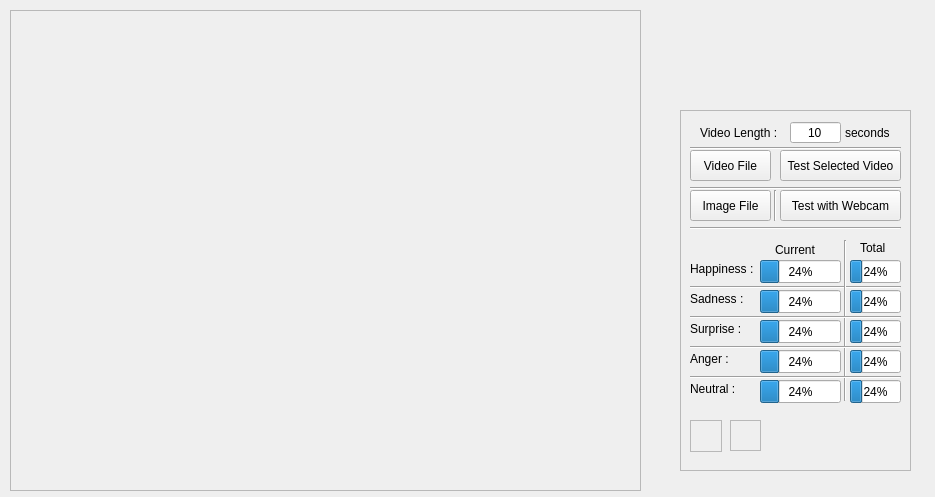
<?xml version="1.0" encoding="UTF-8"?>
<ui version="4.0">
 <class>Form</class>
 <widget class="QWidget" name="Form">
  <property name="windowModality">
   <enum>Qt::WindowModal</enum>
  </property>
  <property name="geometry">
   <rect>
    <x>0</x>
    <y>0</y>
    <width>935</width>
    <height>497</height>
   </rect>
  </property>
  <property name="windowTitle">
   <string>DeepFED Deep Facial Emotion Detection</string>
  </property>
  <widget class="QFrame" name="frame">
   <property name="geometry">
    <rect>
     <x>10</x>
     <y>10</y>
     <width>631</width>
     <height>481</height>
    </rect>
   </property>
   <property name="frameShape">
    <enum>QFrame::StyledPanel</enum>
   </property>
   <property name="frameShadow">
    <enum>QFrame::Raised</enum>
   </property>
  </widget>
  <widget class="QProgressBar" name="progressBar_05">
   <property name="geometry">
    <rect>
     <x>760</x>
     <y>350</y>
     <width>81</width>
     <height>23</height>
    </rect>
   </property>
   <property name="value">
    <number>24</number>
   </property>
  </widget>
  <widget class="QPushButton" name="btnFoto">
   <property name="enabled">
    <bool>true</bool>
   </property>
   <property name="geometry">
    <rect>
     <x>690</x>
     <y>190</y>
     <width>81</width>
     <height>31</height>
    </rect>
   </property>
   <property name="text">
    <string>Image File</string>
   </property>
  </widget>
  <widget class="QProgressBar" name="progressBar_01">
   <property name="geometry">
    <rect>
     <x>760</x>
     <y>380</y>
     <width>81</width>
     <height>23</height>
    </rect>
   </property>
   <property name="value">
    <number>24</number>
   </property>
  </widget>
  <widget class="QProgressBar" name="progressBar_03">
   <property name="geometry">
    <rect>
     <x>760</x>
     <y>290</y>
     <width>81</width>
     <height>23</height>
    </rect>
   </property>
   <property name="value">
    <number>24</number>
   </property>
  </widget>
  <widget class="QProgressBar" name="progressBar_02">
   <property name="geometry">
    <rect>
     <x>760</x>
     <y>260</y>
     <width>81</width>
     <height>23</height>
    </rect>
   </property>
   <property name="value">
    <number>24</number>
   </property>
  </widget>
  <widget class="QProgressBar" name="progressBar_04">
   <property name="geometry">
    <rect>
     <x>760</x>
     <y>320</y>
     <width>81</width>
     <height>23</height>
    </rect>
   </property>
   <property name="value">
    <number>24</number>
   </property>
  </widget>
  <widget class="QFrame" name="frame3">
   <property name="geometry">
    <rect>
     <x>730</x>
     <y>420</y>
     <width>31</width>
     <height>31</height>
    </rect>
   </property>
   <property name="frameShape">
    <enum>QFrame::StyledPanel</enum>
   </property>
   <property name="frameShadow">
    <enum>QFrame::Raised</enum>
   </property>
  </widget>
  <widget class="QLabel" name="label_3">
   <property name="geometry">
    <rect>
     <x>690</x>
     <y>380</y>
     <width>71</width>
     <height>17</height>
    </rect>
   </property>
   <property name="text">
    <string>Neutral :</string>
   </property>
  </widget>
  <widget class="QLabel" name="label_7">
   <property name="geometry">
    <rect>
     <x>690</x>
     <y>350</y>
     <width>71</width>
     <height>17</height>
    </rect>
   </property>
   <property name="text">
    <string>Anger :</string>
   </property>
  </widget>
  <widget class="QLabel" name="label_2">
   <property name="geometry">
    <rect>
     <x>690</x>
     <y>260</y>
     <width>71</width>
     <height>17</height>
    </rect>
   </property>
   <property name="text">
    <string>Happiness :</string>
   </property>
  </widget>
  <widget class="QLabel" name="label_4">
   <property name="geometry">
    <rect>
     <x>690</x>
     <y>320</y>
     <width>71</width>
     <height>17</height>
    </rect>
   </property>
   <property name="text">
    <string>Surprise :</string>
   </property>
  </widget>
  <widget class="QPushButton" name="btnCam">
   <property name="geometry">
    <rect>
     <x>780</x>
     <y>190</y>
     <width>121</width>
     <height>31</height>
    </rect>
   </property>
   <property name="text">
    <string>Test with Webcam</string>
   </property>
  </widget>
  <widget class="QFrame" name="frame2">
   <property name="geometry">
    <rect>
     <x>690</x>
     <y>420</y>
     <width>32</width>
     <height>32</height>
    </rect>
   </property>
   <property name="frameShape">
    <enum>QFrame::StyledPanel</enum>
   </property>
   <property name="frameShadow">
    <enum>QFrame::Raised</enum>
   </property>
  </widget>
  <widget class="QLabel" name="label">
   <property name="geometry">
    <rect>
     <x>690</x>
     <y>290</y>
     <width>71</width>
     <height>17</height>
    </rect>
   </property>
   <property name="text">
    <string>Sadness :</string>
   </property>
  </widget>
  <widget class="QLabel" name="label_6">
   <property name="enabled">
    <bool>true</bool>
   </property>
   <property name="geometry">
    <rect>
     <x>650</x>
     <y>0</y>
     <width>301</width>
     <height>501</height>
    </rect>
   </property>
   <property name="frameShape">
    <enum>QFrame::NoFrame</enum>
   </property>
   <property name="frameShadow">
    <enum>QFrame::Plain</enum>
   </property>
   <property name="text">
    <string/>
   </property>
   <property name="pixmap">
    <pixmap>torchback.png</pixmap>
   </property>
   <property name="scaledContents">
    <bool>true</bool>
   </property>
  </widget>
  <widget class="QLabel" name="duygular">
   <property name="enabled">
    <bool>true</bool>
   </property>
   <property name="geometry">
    <rect>
     <x>680</x>
     <y>110</y>
     <width>231</width>
     <height>361</height>
    </rect>
   </property>
   <property name="autoFillBackground">
    <bool>true</bool>
   </property>
   <property name="frameShape">
    <enum>QFrame::StyledPanel</enum>
   </property>
   <property name="frameShadow">
    <enum>QFrame::Plain</enum>
   </property>
   <property name="text">
    <string/>
   </property>
   <property name="scaledContents">
    <bool>true</bool>
   </property>
  </widget>
  <widget class="QLabel" name="label_5">
   <property name="geometry">
    <rect>
     <x>650</x>
     <y>10</y>
     <width>271</width>
     <height>71</height>
    </rect>
   </property>
   <property name="maximumSize">
    <size>
     <width>99999</width>
     <height>99999</height>
    </size>
   </property>
   <property name="text">
    <string/>
   </property>
   <property name="pixmap">
    <pixmap>torch.png</pixmap>
   </property>
   <property name="scaledContents">
    <bool>true</bool>
   </property>
  </widget>
  <widget class="QPushButton" name="btnVideo">
   <property name="geometry">
    <rect>
     <x>780</x>
     <y>150</y>
     <width>121</width>
     <height>31</height>
    </rect>
   </property>
   <property name="text">
    <string>Test Selected Video</string>
   </property>
  </widget>
  <widget class="QPushButton" name="btnVideoSec">
   <property name="geometry">
    <rect>
     <x>690</x>
     <y>150</y>
     <width>81</width>
     <height>31</height>
    </rect>
   </property>
   <property name="text">
    <string>Video File</string>
   </property>
  </widget>
  <widget class="Line" name="line">
   <property name="geometry">
    <rect>
     <x>690</x>
     <y>218</y>
     <width>211</width>
     <height>20</height>
    </rect>
   </property>
   <property name="orientation">
    <enum>Qt::Horizontal</enum>
   </property>
  </widget>
  <widget class="Line" name="line_2">
   <property name="geometry">
    <rect>
     <x>690</x>
     <y>178</y>
     <width>211</width>
     <height>20</height>
    </rect>
   </property>
   <property name="orientation">
    <enum>Qt::Horizontal</enum>
   </property>
  </widget>
  <widget class="Line" name="line_3">
   <property name="geometry">
    <rect>
     <x>690</x>
     <y>138</y>
     <width>211</width>
     <height>20</height>
    </rect>
   </property>
   <property name="orientation">
    <enum>Qt::Horizontal</enum>
   </property>
  </widget>
  <widget class="Line" name="line_4">
   <property name="geometry">
    <rect>
     <x>765</x>
     <y>190</y>
     <width>20</width>
     <height>31</height>
    </rect>
   </property>
   <property name="orientation">
    <enum>Qt::Vertical</enum>
   </property>
  </widget>
  <widget class="QLineEdit" name="lineEditvideoSure">
   <property name="geometry">
    <rect>
     <x>790</x>
     <y>122</y>
     <width>51</width>
     <height>21</height>
    </rect>
   </property>
   <property name="text">
    <string>10</string>
   </property>
   <property name="alignment">
    <set>Qt::AlignCenter</set>
   </property>
  </widget>
  <widget class="QLabel" name="label_8">
   <property name="geometry">
    <rect>
     <x>700</x>
     <y>123</y>
     <width>91</width>
     <height>20</height>
    </rect>
   </property>
   <property name="text">
    <string>Video Length :</string>
   </property>
  </widget>
  <widget class="QLabel" name="label_9">
   <property name="geometry">
    <rect>
     <x>845</x>
     <y>125</y>
     <width>51</width>
     <height>16</height>
    </rect>
   </property>
   <property name="text">
    <string>seconds</string>
   </property>
  </widget>
  <widget class="QLabel" name="label_10">
   <property name="geometry">
    <rect>
     <x>775</x>
     <y>240</y>
     <width>51</width>
     <height>20</height>
    </rect>
   </property>
   <property name="text">
    <string>Current</string>
   </property>
  </widget>
  <widget class="QProgressBar" name="progressBar_06">
   <property name="geometry">
    <rect>
     <x>850</x>
     <y>380</y>
     <width>51</width>
     <height>23</height>
    </rect>
   </property>
   <property name="value">
    <number>24</number>
   </property>
  </widget>
  <widget class="QProgressBar" name="progressBar_07">
   <property name="geometry">
    <rect>
     <x>850</x>
     <y>260</y>
     <width>51</width>
     <height>23</height>
    </rect>
   </property>
   <property name="value">
    <number>24</number>
   </property>
  </widget>
  <widget class="QProgressBar" name="progressBar_08">
   <property name="geometry">
    <rect>
     <x>850</x>
     <y>290</y>
     <width>51</width>
     <height>23</height>
    </rect>
   </property>
   <property name="value">
    <number>24</number>
   </property>
  </widget>
  <widget class="QProgressBar" name="progressBar_09">
   <property name="geometry">
    <rect>
     <x>850</x>
     <y>320</y>
     <width>51</width>
     <height>23</height>
    </rect>
   </property>
   <property name="value">
    <number>24</number>
   </property>
  </widget>
  <widget class="QProgressBar" name="progressBar_10">
   <property name="geometry">
    <rect>
     <x>850</x>
     <y>350</y>
     <width>51</width>
     <height>23</height>
    </rect>
   </property>
   <property name="value">
    <number>24</number>
   </property>
  </widget>
  <widget class="QLabel" name="label_11">
   <property name="geometry">
    <rect>
     <x>860</x>
     <y>240</y>
     <width>41</width>
     <height>16</height>
    </rect>
   </property>
   <property name="text">
    <string>Total</string>
   </property>
  </widget>
  <widget class="Line" name="line_5">
   <property name="geometry">
    <rect>
     <x>835</x>
     <y>240</y>
     <width>20</width>
     <height>161</height>
    </rect>
   </property>
   <property name="orientation">
    <enum>Qt::Vertical</enum>
   </property>
  </widget>
  <widget class="Line" name="line_6">
   <property name="geometry">
    <rect>
     <x>690</x>
     <y>279</y>
     <width>211</width>
     <height>16</height>
    </rect>
   </property>
   <property name="orientation">
    <enum>Qt::Horizontal</enum>
   </property>
  </widget>
  <widget class="Line" name="line_7">
   <property name="geometry">
    <rect>
     <x>690</x>
     <y>309</y>
     <width>211</width>
     <height>16</height>
    </rect>
   </property>
   <property name="orientation">
    <enum>Qt::Horizontal</enum>
   </property>
  </widget>
  <widget class="Line" name="line_8">
   <property name="geometry">
    <rect>
     <x>690</x>
     <y>339</y>
     <width>211</width>
     <height>16</height>
    </rect>
   </property>
   <property name="orientation">
    <enum>Qt::Horizontal</enum>
   </property>
  </widget>
  <widget class="Line" name="line_9">
   <property name="geometry">
    <rect>
     <x>690</x>
     <y>369</y>
     <width>211</width>
     <height>16</height>
    </rect>
   </property>
   <property name="orientation">
    <enum>Qt::Horizontal</enum>
   </property>
  </widget>
  <zorder>label_6</zorder>
  <zorder>duygular</zorder>
  <zorder>frame</zorder>
  <zorder>progressBar_05</zorder>
  <zorder>btnFoto</zorder>
  <zorder>progressBar_01</zorder>
  <zorder>progressBar_03</zorder>
  <zorder>progressBar_02</zorder>
  <zorder>progressBar_04</zorder>
  <zorder>frame3</zorder>
  <zorder>label_3</zorder>
  <zorder>label_7</zorder>
  <zorder>label_2</zorder>
  <zorder>label_4</zorder>
  <zorder>btnCam</zorder>
  <zorder>frame2</zorder>
  <zorder>label</zorder>
  <zorder>label_5</zorder>
  <zorder>btnVideo</zorder>
  <zorder>btnVideoSec</zorder>
  <zorder>line</zorder>
  <zorder>line_2</zorder>
  <zorder>line_3</zorder>
  <zorder>line_4</zorder>
  <zorder>lineEditvideoSure</zorder>
  <zorder>label_8</zorder>
  <zorder>label_9</zorder>
  <zorder>label_10</zorder>
  <zorder>progressBar_06</zorder>
  <zorder>progressBar_07</zorder>
  <zorder>progressBar_08</zorder>
  <zorder>progressBar_09</zorder>
  <zorder>progressBar_10</zorder>
  <zorder>label_11</zorder>
  <zorder>line_6</zorder>
  <zorder>line_5</zorder>
  <zorder>line_7</zorder>
  <zorder>line_8</zorder>
  <zorder>line_9</zorder>
 </widget>
 <resources/>
 <connections/>
</ui>
